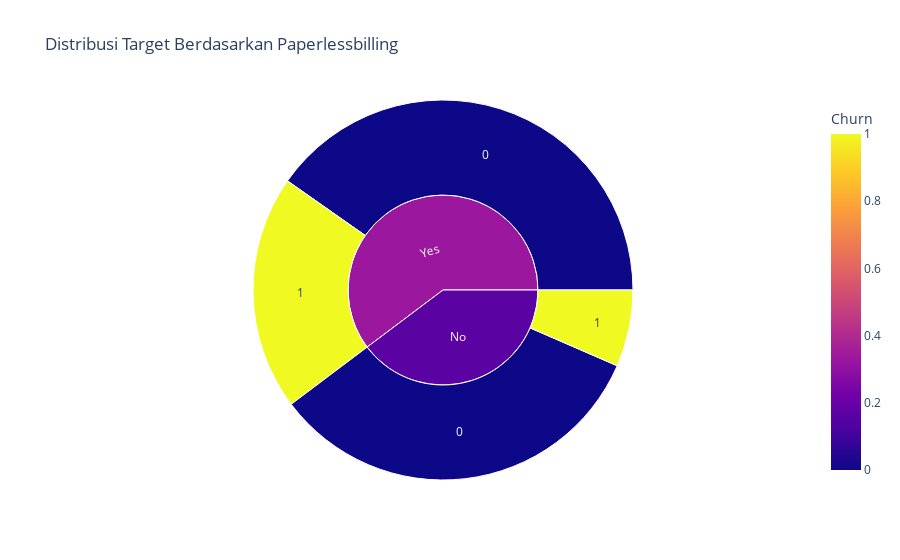

The cell this chart's notebook holds for it:
### Markdown cell above
### Berdasarkan PaperlessBilling

### Code cell
cat_col_viz('PaperlessBilling')

### Figure 1 — Plotly figure (JSON) as saved in the notebook; plotly's stock layout.template omitted (floating-point values rounded to 4 significant figures)
{"data": [{"branchvalues": "total", "customdata": [[0], [0], [1], [1], [0.1644], [0.332]], "domain": {"x": [0, 1], "y": [0, 1]}, "hovertemplate": "labels=%{label}<br>count=%{value}<br>parent=%{parent}<br>id=%{id}<br>Churn=%{color}<extra></extra>", "ids": ["No/0", "Yes/0", "No/1", "Yes/1", "No", "Yes"], "labels": ["0", "0", "1", "1", "No", "Yes"], "marker": {"coloraxis": "coloraxis", "colors": [0, 0, 1, 1, 0.1644, 0.332]}, "name": "", "parents": ["No", "Yes", "No", "Yes", "", ""], "type": "sunburst", "values": [1611, 1954, 317, 971, 1928, 2925]}], "layout": {"coloraxis": {"colorbar": {"title": {"text": "Churn"}}, "colorscale": [[0, "#0d0887"], [0.1111, "#46039f"], [0.2222, "#7201a8"], [0.3333, "#9c179e"], [0.4444, "#bd3786"], [0.5556, "#d8576b"], [0.6667, "#ed7953"], [0.7778, "#fb9f3a"], [0.8889, "#fdca26"], [1, "#f0f921"]]}, "legend": {"tracegroupgap": 0}, "title": {"text": "Distribusi Target Berdasarkan Paperlessbilling"}}}
